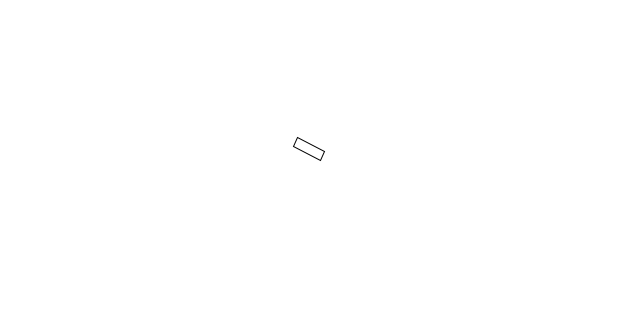
Frame 1 (no input)
Frame 60 (the mouse pressed at the canvas centre just before this capture): identical to frame 1, image omitted
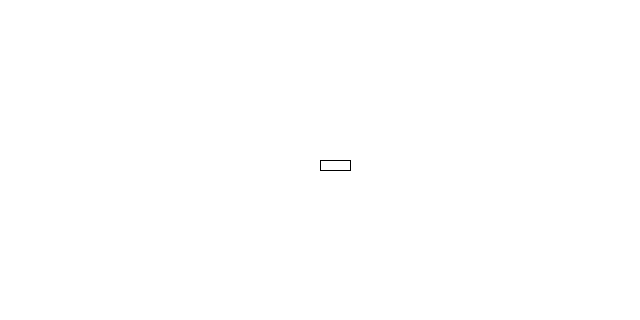
Frame 120 (the mouse held since frame 60 and released just before this capture)

The Processing sketch that drew these frames (run headless with seeded random() and noise(); from frame 60 on, the mouse is pressed at the canvas centre):

// Processing sketch: c3_3_atan
// ── c3_3_atan.pde
// 正接(tan)
// 速度(２点の距離）が分かっていて角度がわからないときの角度を求める
// 逆正接(atan)を利用して求めることができる
// 式は
//   angle = atan( velocity.y / velocity.x );

// 中央とクリックした箇所の２点から角度を求める
PVector point;
PVector origin;

void setup(){
  size(640, 320);
  origin = new PVector(width/2, height/2);
  point = new PVector(0, 0);
}

void draw(){
  background(255);
  // 2点距離を求める
  PVector dir = PVector.sub(point, origin);
  // atan2 で角度を求める
  float angle = atan2(dir.y, dir.x);
  // or heading関数を利用する
  // float angle = dir.heading();

  // 常にマウスの方向を示す長方形を描画する
  pushMatrix();
  translate(width/2, height/2);
  rotate(angle);
  rect(0, 0, 30, 10);
  popMatrix();
}

void mousePressed(){
  point = new PVector(mouseX, mouseY);
}
